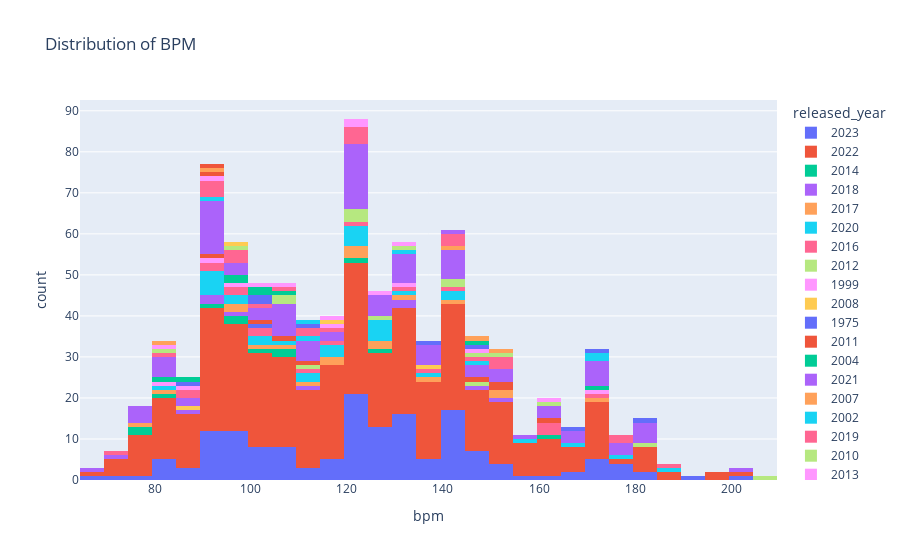

Notebook cell for this chart:
### Markdown cell above
### BPM distribution

### Code cell
import plotly.express as px

fig = px.histogram(df_no_outliers, 
                   x='bpm', 
                   title='Distribution of BPM',
                   color='released_year',
                   color_discrete_sequence=px.colors.qualitative.Plotly)

fig.show()

### Figure 1 — Plotly figure (JSON) as saved in the notebook; plotly's stock layout.template omitted (floating-point values rounded to 4 significant figures; data arrays with more than 128 entries replaced by an {"elided": "..."} marker saying what was removed)
{"data": [{"alignmentgroup": "True", "bingroup": "x", "hovertemplate": "released_year=2023<br>bpm=%{x}<br>count=%{y}<extra></extra>", "legendgroup": "2023", "marker": {"color": "#636EFA", "pattern": {"shape": ""}}, "name": "2023", "offsetgroup": "2023", "orientation": "v", "showlegend": true, "type": "histogram", "x": {"elided": "159 int values"}, "xaxis": "x", "yaxis": "y"}, {"alignmentgroup": "True", "bingroup": "x", "hovertemplate": "released_year=2022<br>bpm=%{x}<br>count=%{y}<extra></extra>", "legendgroup": "2022", "marker": {"color": "#EF553B", "pattern": {"shape": ""}}, "name": "2022", "offsetgroup": "2022", "orientation": "v", "showlegend": true, "type": "histogram", "x": {"elided": "386 int values"}, "xaxis": "x", "yaxis": "y"}, {"alignmentgroup": "True", "bingroup": "x", "hovertemplate": "released_year=2014<br>bpm=%{x}<br>count=%{y}<extra></extra>", "legendgroup": "2014", "marker": {"color": "#00CC96", "pattern": {"shape": ""}}, "name": "2014", "offsetgroup": "2014", "orientation": "v", "showlegend": true, "type": "histogram", "x": [96, 95, 100, 160, 120, 105, 76, 82, 126, 79, 108, 91], "xaxis": "x", "yaxis": "y"}, {"alignmentgroup": "True", "bingroup": "x", "hovertemplate": "released_year=2018<br>bpm=%{x}<br>count=%{y}<extra></extra>", "legendgroup": "2018", "marker": {"color": "#AB63FA", "pattern": {"shape": ""}}, "name": "2018", "offsetgroup": "2018", "orientation": "v", "showlegend": true, "type": "histogram", "x": [90, 150, 114, 134, 94, 96, 146, 89, 130], "xaxis": "x", "yaxis": "y"}, {"alignmentgroup": "True", "bingroup": "x", "hovertemplate": "released_year=2017<br>bpm=%{x}<br>count=%{y}<extra></extra>", "legendgroup": "2017", "marker": {"color": "#FFA15A", "pattern": {"shape": ""}}, "name": "2017", "offsetgroup": "2017", "orientation": "v", "showlegend": true, "type": "histogram", "x": [79, 136, 117, 115, 95, 125, 96, 172, 140, 105, 114, 122, 134, 120, 84, 150, 120, 103, 150, 126], "xaxis": "x", "yaxis": "y"}, {"alignmentgroup": "True", "bingroup": "x", "hovertemplate": "released_year=2020<br>bpm=%{x}<br>count=%{y}<extra></extra>", "legendgroup": "2020", "marker": {"color": "#19D3F3", "pattern": {"shape": ""}}, "name": "2020", "offsetgroup": "2020", "orientation": "v", "showlegend": true, "type": "histogram", "x": [122, 130, 90, 118, 139, 118, 109, 158, 92, 186, 126, 121, 103, 179, 116, 128, 95, 110, 80, 114, 91, 140, 120, 144, 129, 124, 95, 166, 92, 93, 94, 103, 126, 122, 125], "xaxis": "x", "yaxis": "y"}, {"alignmentgroup": "True", "bingroup": "x", "hovertemplate": "released_year=2016<br>bpm=%{x}<br>count=%{y}<extra></extra>", "legendgroup": "2016", "marker": {"color": "#FF6692", "pattern": {"shape": ""}}, "name": "2016", "offsetgroup": "2016", "orientation": "v", "showlegend": true, "type": "histogram", "x": [134, 186, 90, 160, 160, 174, 99, 144, 135, 102, 90, 160, 95, 122, 110, 118, 102], "xaxis": "x", "yaxis": "y"}, {"alignmentgroup": "True", "bingroup": "x", "hovertemplate": "released_year=2012<br>bpm=%{x}<br>count=%{y}<extra></extra>", "legendgroup": "2012", "marker": {"color": "#B6E880", "pattern": {"shape": ""}}, "name": "2012", "offsetgroup": "2012", "orientation": "v", "showlegend": true, "type": "histogram", "x": [123, 124, 129, 206, 144, 144, 145, 180, 110, 123], "xaxis": "x", "yaxis": "y"}, {"alignmentgroup": "True", "bingroup": "x", "hovertemplate": "released_year=1999<br>bpm=%{x}<br>count=%{y}<extra></extra>", "legendgroup": "1999", "marker": {"color": "#FF97FF", "pattern": {"shape": ""}}, "name": "1999", "offsetgroup": "1999", "orientation": "v", "showlegend": true, "type": "histogram", "x": [173, 93, 95, 134, 80], "xaxis": "x", "yaxis": "y"}, {"alignmentgroup": "True", "bingroup": "x", "hovertemplate": "released_year=2008<br>bpm=%{x}<br>count=%{y}<extra></extra>", "legendgroup": "2008", "marker": {"color": "#FECB52", "pattern": {"shape": ""}}, "name": "2008", "offsetgroup": "2008", "orientation": "v", "showlegend": true, "type": "histogram", "x": [138, 88], "xaxis": "x", "yaxis": "y"}, {"alignmentgroup": "True", "bingroup": "x", "hovertemplate": "released_year=1975<br>bpm=%{x}<br>count=%{y}<extra></extra>", "legendgroup": "1975", "marker": {"color": "#636EFA", "pattern": {"shape": ""}}, "name": "1975", "offsetgroup": "1975", "orientation": "v", "showlegend": true, "type": "histogram", "x": [102], "xaxis": "x", "yaxis": "y"}, {"alignmentgroup": "True", "bingroup": "x", "hovertemplate": "released_year=2011<br>bpm=%{x}<br>count=%{y}<extra></extra>", "legendgroup": "2011", "marker": {"color": "#EF553B", "pattern": {"shape": ""}}, "name": "2011", "offsetgroup": "2011", "orientation": "v", "showlegend": true, "type": "histogram", "x": [112, 108, 146, 150, 100, 93, 151, 162], "xaxis": "x", "yaxis": "y"}, {"alignmentgroup": "True", "bingroup": "x", "hovertemplate": "released_year=2004<br>bpm=%{x}<br>count=%{y}<extra></extra>", "legendgroup": "2004", "marker": {"color": "#00CC96", "pattern": {"shape": ""}}, "name": "2004", "offsetgroup": "2004", "orientation": "v", "showlegend": true, "type": "histogram", "x": [84, 172, 96, 95], "xaxis": "x", "yaxis": "y"}, {"alignmentgroup": "True", "bingroup": "x", "hovertemplate": "released_year=2021<br>bpm=%{x}<br>count=%{y}<extra></extra>", "legendgroup": "2021", "marker": {"color": "#AB63FA", "pattern": {"shape": ""}}, "name": "2021", "offsetgroup": "2021", "orientation": "v", "showlegend": true, "type": "histogram", "x": [114, 92, 154, 130, 202, 142, 105, 141, 131, 170, 77, 105, 150, 180, 121, 108, 107, 90, 122, 125, 130, 121, 166, 111, 130, 180, 88, 97, 170, 140, 118, 65, 120, 176, 180, 144, 133, 93, 88, 170, 90, 78, 73, 176, 82, 123, 90, 96, 98, 110, 110, 110, 129, 181, 144, 84, 154, 148, 146, 120, 136, 141, 94, 122, 120, 120, 106, 169, 118, 92, 178, 108, 173, 101, 133, 120, 124, 161, 81, 105, 79, 121, 136, 102, 77, 102, 168, 94, 134, 172, 120, 125, 123, 81, 125, 122, 92, 90, 160, 172, 80, 92, 140, 139, 92, 180, 129, 164, 138, 145, 124, 105, 138, 90], "xaxis": "x", "yaxis": "y"}, {"alignmentgroup": "True", "bingroup": "x", "hovertemplate": "released_year=2007<br>bpm=%{x}<br>count=%{y}<extra></extra>", "legendgroup": "2007", "marker": {"color": "#FFA15A", "pattern": {"shape": ""}}, "name": "2007", "offsetgroup": "2007", "orientation": "v", "showlegend": true, "type": "histogram", "x": [140], "xaxis": "x", "yaxis": "y"}, {"alignmentgroup": "True", "bingroup": "x", "hovertemplate": "released_year=2002<br>bpm=%{x}<br>count=%{y}<extra></extra>", "legendgroup": "2002", "marker": {"color": "#19D3F3", "pattern": {"shape": ""}}, "name": "2002", "offsetgroup": "2002", "orientation": "v", "showlegend": true, "type": "histogram", "x": [112, 171, 130, 171, 90, 146], "xaxis": "x", "yaxis": "y"}, {"alignmentgroup": "True", "bingroup": "x", "hovertemplate": "released_year=2019<br>bpm=%{x}<br>count=%{y}<extra></extra>", "legendgroup": "2019", "marker": {"color": "#FF6692", "pattern": {"shape": ""}}, "name": "2019", "offsetgroup": "2019", "orientation": "v", "showlegend": true, "type": "histogram", "x": [120, 117, 150, 120, 96, 150, 176, 120, 93, 120, 101, 112, 150, 72, 90, 91, 141, 145, 89, 88, 80, 140, 99, 98, 110, 140, 176, 92], "xaxis": "x", "yaxis": "y"}, {"alignmentgroup": "True", "bingroup": "x", "hovertemplate": "released_year=2010<br>bpm=%{x}<br>count=%{y}<extra></extra>", "legendgroup": "2010", "marker": {"color": "#B6E880", "pattern": {"shape": ""}}, "name": "2010", "offsetgroup": "2010", "orientation": "v", "showlegend": true, "type": "histogram", "x": [130, 164, 81, 109, 95, 105, 146], "xaxis": "x", "yaxis": "y"}, {"alignmentgroup": "True", "bingroup": "x", "hovertemplate": "released_year=2013<br>bpm=%{x}<br>count=%{y}<extra></extra>", "legendgroup": "2013", "marker": {"color": "#FF97FF", "pattern": {"shape": ""}}, "name": "2013", "offsetgroup": "2013", "orientation": "v", "showlegend": true, "type": "histogram", "x": [122, 85, 92, 129, 133, 160, 120, 115, 81, 149], "xaxis": "x", "yaxis": "y"}, {"alignmentgroup": "True", "bingroup": "x", "hovertemplate": "released_year=1983<br>bpm=%{x}<br>count=%{y}<extra></extra>", "legendgroup": "1983", "marker": {"color": "#FECB52", "pattern": {"shape": ""}}, "name": "1983", "offsetgroup": "1983", "orientation": "v", "showlegend": true, "type": "histogram", "x": [117], "xaxis": "x", "yaxis": "y"}, {"alignmentgroup": "True", "bingroup": "x", "hovertemplate": "released_year=2015<br>bpm=%{x}<br>count=%{y}<extra></extra>", "legendgroup": "2015", "marker": {"color": "#636EFA", "pattern": {"shape": ""}}, "name": "2015", "offsetgroup": "2015", "orientation": "v", "showlegend": true, "type": "histogram", "x": [174, 136, 147, 166, 85, 101, 114, 100], "xaxis": "x", "yaxis": "y"}, {"alignmentgroup": "True", "bingroup": "x", "hovertemplate": "released_year=1992<br>bpm=%{x}<br>count=%{y}<extra></extra>", "legendgroup": "1992", "marker": {"color": "#EF553B", "pattern": {"shape": ""}}, "name": "1992", "offsetgroup": "1992", "orientation": "v", "showlegend": true, "type": "histogram", "x": [92], "xaxis": "x", "yaxis": "y"}, {"alignmentgroup": "True", "bingroup": "x", "hovertemplate": "released_year=2000<br>bpm=%{x}<br>count=%{y}<extra></extra>", "legendgroup": "2000", "marker": {"color": "#00CC96", "pattern": {"shape": ""}}, "name": "2000", "offsetgroup": "2000", "orientation": "v", "showlegend": true, "type": "histogram", "x": [104, 105, 147, 103], "xaxis": "x", "yaxis": "y"}, {"alignmentgroup": "True", "bingroup": "x", "hovertemplate": "released_year=1997<br>bpm=%{x}<br>count=%{y}<extra></extra>", "legendgroup": "1997", "marker": {"color": "#AB63FA", "pattern": {"shape": ""}}, "name": "1997", "offsetgroup": "1997", "orientation": "v", "showlegend": true, "type": "histogram", "x": [144], "xaxis": "x", "yaxis": "y"}, {"alignmentgroup": "True", "bingroup": "x", "hovertemplate": "released_year=1995<br>bpm=%{x}<br>count=%{y}<extra></extra>", "legendgroup": "1995", "marker": {"color": "#FFA15A", "pattern": {"shape": ""}}, "name": "1995", "offsetgroup": "1995", "orientation": "v", "showlegend": true, "type": "histogram", "x": [80, 92], "xaxis": "x", "yaxis": "y"}, {"alignmentgroup": "True", "bingroup": "x", "hovertemplate": "released_year=2003<br>bpm=%{x}<br>count=%{y}<extra></extra>", "legendgroup": "2003", "marker": {"color": "#19D3F3", "pattern": {"shape": ""}}, "name": "2003", "offsetgroup": "2003", "orientation": "v", "showlegend": true, "type": "histogram", "x": [110], "xaxis": "x", "yaxis": "y"}, {"alignmentgroup": "True", "bingroup": "x", "hovertemplate": "released_year=1985<br>bpm=%{x}<br>count=%{y}<extra></extra>", "legendgroup": "1985", "marker": {"color": "#FF6692", "pattern": {"shape": ""}}, "name": "1985", "offsetgroup": "1985", "orientation": "v", "showlegend": true, "type": "histogram", "x": [108], "xaxis": "x", "yaxis": "y"}, {"alignmentgroup": "True", "bingroup": "x", "hovertemplate": "released_year=1994<br>bpm=%{x}<br>count=%{y}<extra></extra>", "legendgroup": "1994", "marker": {"color": "#B6E880", "pattern": {"shape": ""}}, "name": "1994", "offsetgroup": "1994", "orientation": "v", "showlegend": true, "type": "histogram", "x": [150], "xaxis": "x", "yaxis": "y"}, {"alignmentgroup": "True", "bingroup": "x", "hovertemplate": "released_year=1984<br>bpm=%{x}<br>count=%{y}<extra></extra>", "legendgroup": "1984", "marker": {"color": "#FF97FF", "pattern": {"shape": ""}}, "name": "1984", "offsetgroup": "1984", "orientation": "v", "showlegend": true, "type": "histogram", "x": [107, 115, 101], "xaxis": "x", "yaxis": "y"}, {"alignmentgroup": "True", "bingroup": "x", "hovertemplate": "released_year=1979<br>bpm=%{x}<br>count=%{y}<extra></extra>", "legendgroup": "1979", "marker": {"color": "#FECB52", "pattern": {"shape": ""}}, "name": "1979", "offsetgroup": "1979", "orientation": "v", "showlegend": true, "type": "histogram", "x": [95], "xaxis": "x", "yaxis": "y"}, {"alignmentgroup": "True", "bingroup": "x", "hovertemplate": "released_year=1986<br>bpm=%{x}<br>count=%{y}<extra></extra>", "legendgroup": "1986", "marker": {"color": "#636EFA", "pattern": {"shape": ""}}, "name": "1986", "offsetgroup": "1986", "orientation": "v", "showlegend": true, "type": "histogram", "x": [180], "xaxis": "x", "yaxis": "y"}, {"alignmentgroup": "True", "bingroup": "x", "hovertemplate": "released_year=2005<br>bpm=%{x}<br>count=%{y}<extra></extra>", "legendgroup": "2005", "marker": {"color": "#EF553B", "pattern": {"shape": ""}}, "name": "2005", "offsetgroup": "2005", "orientation": "v", "showlegend": true, "type": "histogram", "x": [93], "xaxis": "x", "yaxis": "y"}, {"alignmentgroup": "True", "bingroup": "x", "hovertemplate": "released_year=1996<br>bpm=%{x}<br>count=%{y}<extra></extra>", "legendgroup": "1996", "marker": {"color": "#00CC96", "pattern": {"shape": ""}}, "name": "1996", "offsetgroup": "1996", "orientation": "v", "showlegend": true, "type": "histogram", "x": [88], "xaxis": "x", "yaxis": "y"}, {"alignmentgroup": "True", "bingroup": "x", "hovertemplate": "released_year=1998<br>bpm=%{x}<br>count=%{y}<extra></extra>", "legendgroup": "1998", "marker": {"color": "#AB63FA", "pattern": {"shape": ""}}, "name": "1998", "offsetgroup": "1998", "orientation": "v", "showlegend": true, "type": "histogram", "x": [156], "xaxis": "x", "yaxis": "y"}, {"alignmentgroup": "True", "bingroup": "x", "hovertemplate": "released_year=1982<br>bpm=%{x}<br>count=%{y}<extra></extra>", "legendgroup": "1982", "marker": {"color": "#FFA15A", "pattern": {"shape": ""}}, "name": "1982", "offsetgroup": "1982", "orientation": "v", "showlegend": true, "type": "histogram", "x": [151, 145], "xaxis": "x", "yaxis": "y"}], "layout": {"barmode": "relative", "legend": {"title": {"text": "released_year"}, "tracegroupgap": 0}, "title": {"text": "Distribution of BPM"}, "xaxis": {"anchor": "y", "domain": [0, 1], "title": {"text": "bpm"}}, "yaxis": {"anchor": "x", "domain": [0, 1], "title": {"text": "count"}}}}
